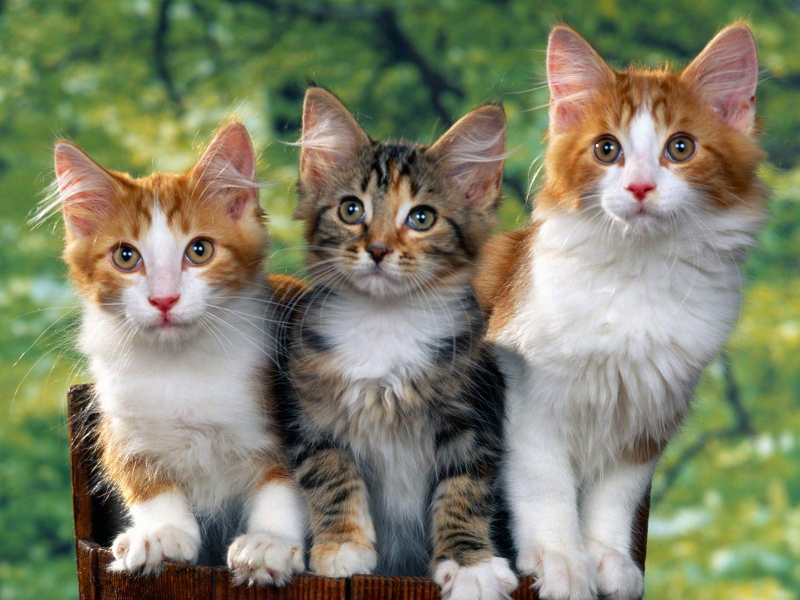
#> input picture img/pic1.jpg, 1600 x 1200 px (shown at 1/2 size)
$ jupyter execute --allow-errors TemaPaic.ipynb
#> lines starting #> are read from the running program, lines starting #| are printed output that depends on the picture; long printed decimals are rounded
# PRELUCRAREA SI ANALIZA IMAGINILOR COLOR- Proiect

## Agloritmul:A neighborhood evaluated adaptive vector filter for suppression of impulse noise in color images

### Citirea si schibarea rezolutiei pozelor:

[cell 1]
from skimage import io,color,util
import matplotlib.pyplot as plt
import numpy as np
from skimage.transform import rescale, resize
import skimage as sk


size = (120, 160)
figs=(40,60)
fig=plt.figure(figsize=figs)
img1 = io.imread('img/pic1.jpg')
#> img1 is the input picture: shape (1200, 1600, 3); mean R, G, B 128.7, 130.7, 105.6
img1 = resize(img1, size).astype(np.float32)*255
#> img1: shape (120, 160, 3) float32

img2 = io.imread('img/pic2.jpg')
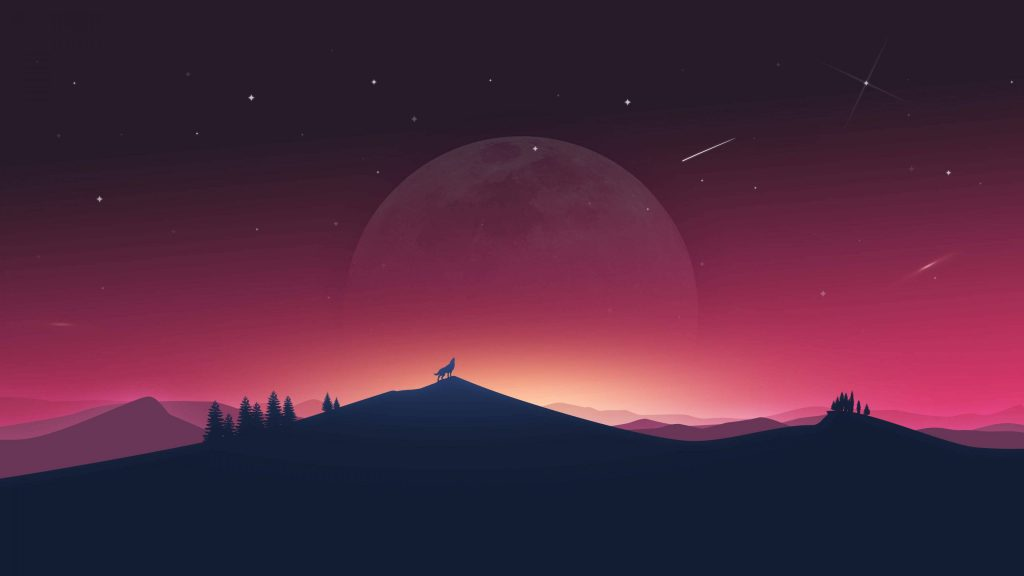
#> input picture img/pic2.jpg, 1024 x 576 px
#> img2 is the input picture: shape (576, 1024, 3); mean R, G, B 78.3, 39.7, 62.2
img2 = resize(img2, size).astype(np.float32)*255
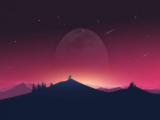
#> img2: shape (120, 160, 3) float32; mean R, G, B 78.3, 39.7, 62.2

img3 = io.imread('img/pic3.jpg')
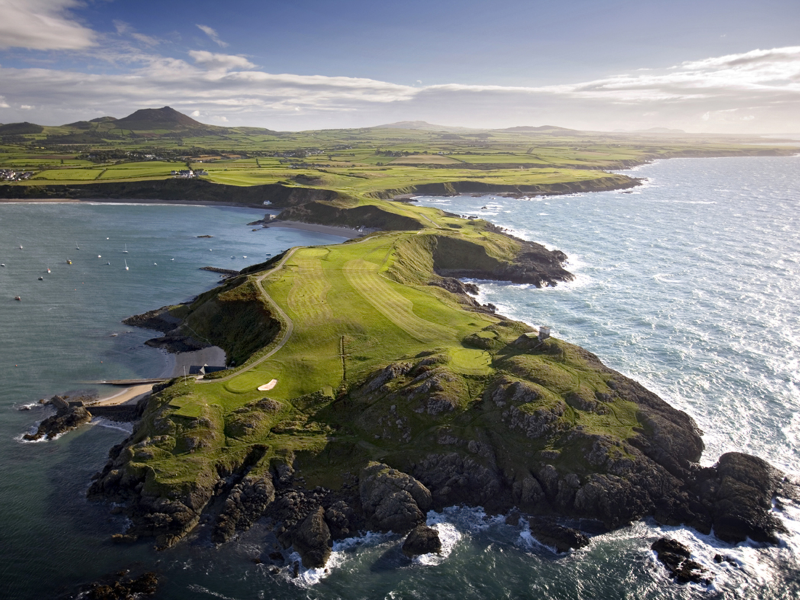
#> input picture img/pic3.jpg, 1600 x 1200 px (shown at 1/2 size)
#> img3 is the input picture: shape (1200, 1600, 3); mean R, G, B 117, 119.1, 116.2
img3 = resize(img3, size).astype(np.float32)*255
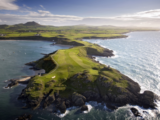
#> img3: shape (120, 160, 3) float32; mean R, G, B 117, 119.1, 116.2

img4 = io.imread('img/pic4.jpg')
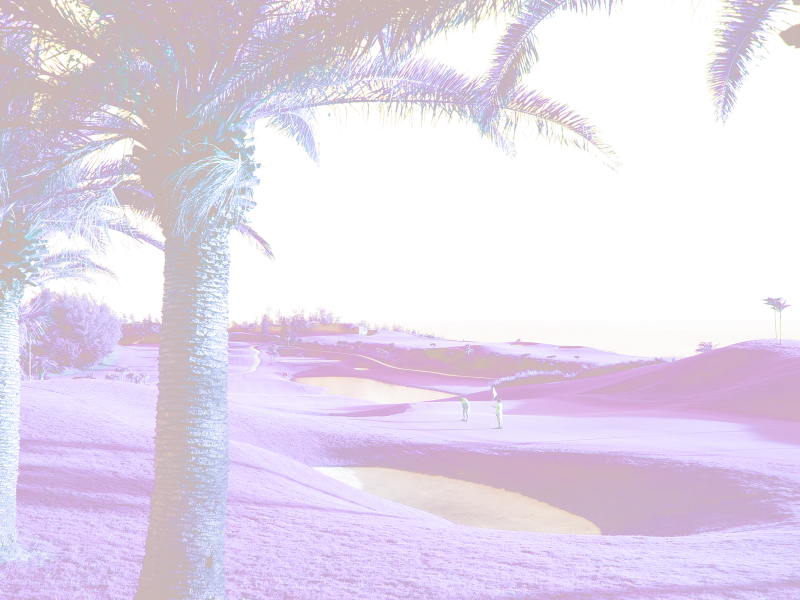
#> input picture img/pic4.jpg, 1600 x 1200 px (shown at 1/2 size)
#> img4 is the input picture: shape (1200, 1600, 4); mean R, G, B, A 133.6, 100.2, 144, 87.6
img4 = resize(img4, size).astype(np.float32)*255
#> img4: shape (120, 160, 4) float32

img5 = io.imread('img/pic5.jpg')
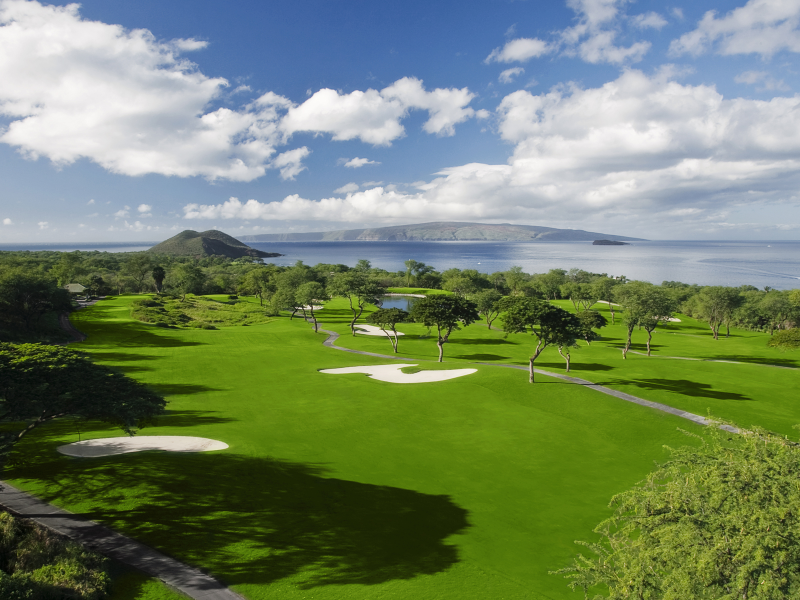
#> input picture img/pic5.jpg, 1600 x 1200 px (shown at 1/2 size)
#> img5 is the input picture: shape (1200, 1600, 3); mean R, G, B 113.9, 131.9, 101.4
img5 = resize(img5, size).astype(np.float32)*255
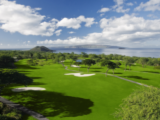
#> img5: shape (120, 160, 3) float32; mean R, G, B 113.9, 131.9, 101.4

img6 = io.imread('img/pic6.jpg')
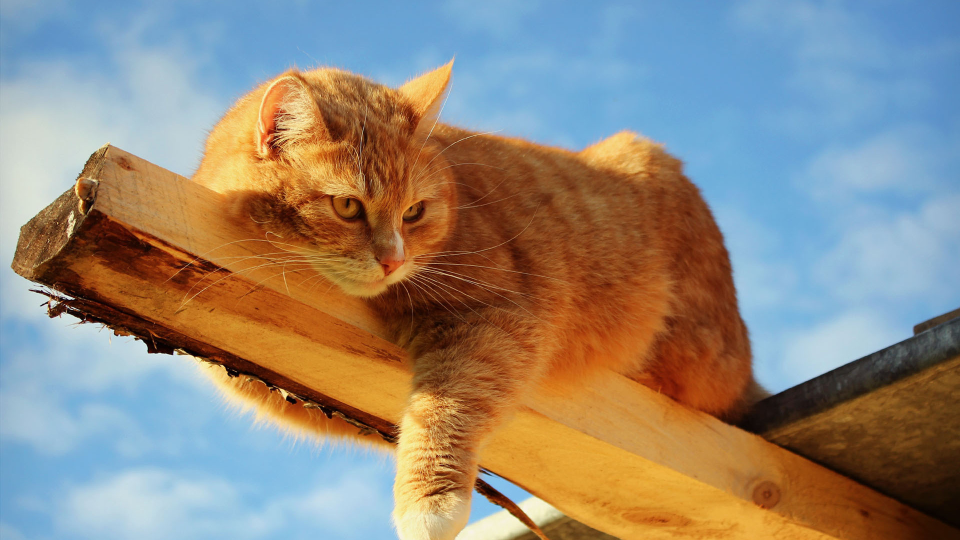
#> input picture img/pic6.jpg, 1920 x 1080 px (shown at 1/2 size)
#> img6 is the input picture: shape (1080, 1920, 3); mean R, G, B 146.6, 136.3, 123.7
img6 = resize(img6, size).astype(np.float32)*255
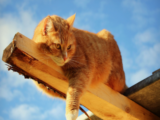
#> img6: shape (120, 160, 3) float32; mean R, G, B 146.6, 136.3, 123.7
print(np.max(img1))
#| 253.879

fig.suptitle('Imagini initiale', fontsize=20)
ax1 = fig.add_subplot(611)
ax2 = fig.add_subplot(612)
ax3 = fig.add_subplot(613)
ax4 = fig.add_subplot(614)
ax5 = fig.add_subplot(615)
ax6 = fig.add_subplot(616)
ax1.title.set_text('Imaginea 1')
ax2.title.set_text('Imaginea 2')
ax3.title.set_text('Imaginea 3')
ax4.title.set_text('Imaginea 4')
ax5.title.set_text('Imaginea 5')
ax6.title.set_text('Imaginea 6')
ax1.imshow(img1.astype(np.uint8))
ax2.imshow(img2.astype(np.uint8))
ax3.imshow(img3.astype(np.uint8))
ax4.imshow(img4.astype(np.uint8))
ax5.imshow(img5.astype(np.uint8))
ax6.imshow(img6.astype(np.uint8))
plt.show()
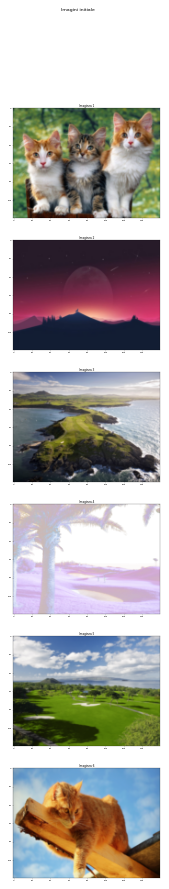
#> figure drawn by matplotlib, 6 panels

### Functiile pentru zgomot Gaussian, respectiv zgomot impulsiv.

[cell 2]
import os
import cv2
def gaussianNoise(image,sigma):
#> called with sigma = 0.1
      row,col,ch= image.shape
#> row = 120; col = 160; ch = 3
      mean = 0
      gauss = np.random.normal(mean,sigma,(row,col,ch))
      gauss = gauss.reshape(row,col,ch)
      noisy = image + gauss
      return noisy

def saltpepper(image,area):
#> called with area = 0.1
      row,col,ch = image.shape
#> row = 120; col = 160; ch = 3
      s_vs_p = 0.5
      amount = area/2
      #half for salt and half for pepper
      out = np.copy(image)
      # Salt mode
      num_salt = np.ceil(amount * image.size * s_vs_p)
#> num_salt = 1440
      coords = [np.random.randint(0, i - 1, int(num_salt))
              for i in image.shape]
      out[coords] = 1

      # Pepper mode
      num_pepper = np.ceil(amount* image.size * (1. - s_vs_p))
      coords = [np.random.randint(0, i - 1, int(num_pepper))
              for i in image.shape]
      out[coords] = 0
      return out

### Adaugarea zgomotului pe imagini

[cell 3]
Lista_imgZgomotGaussian=[]
Lista_imgZgomotImpulsiv=[]

img1ZG=gaussianNoise(img1,0.1)
#> (the rest of this cell did not finish here and is left out)

### Implementarea filtrelor clasice mediere si medie aritmetca

[cell 4]
# [22 lines left out: functions medianFilter, aritmeticFilter, not called in this run]

### Implementarea Neighborhood evaluated adaptive filter (NEAVF)

[cell 5]
import operator
# [6 lines left out: function AVD, not called in this run]
def DALS(V,index):
    F=((1/4)*(V[4][1]-V[0][1])+5)/((1/index)*(V[index][1]-V[0][1])+1)
    return F

# [34 lines left out: function NEAVF, not called in this run]

#> (a cell that did not finish here is left out)

## Functiile utilizate la calculul zgomotului

[cell 7]
# [6 lines left out: function PSNR, not called in this run]

def MAE(imgInit, imgFinal):
    mae = np.sum(np.absolute((imgInit.astype("float") - imgFinal.astype("float"))))
    return mae

## Comparatia rezultatlor celor 3 filtre
### Imaginea 1

[cell 8]
index=0
fig=plt.figure(figsize=figs)
#> (the rest of this cell did not finish here and is left out)

### Imaginea 2

[cell 9]
index=1
fig=plt.figure(figsize=figs)
#> (the rest of this cell did not finish here and is left out)

### Imaginea 3

[cell 10]
index=2
fig=plt.figure(figsize=figs)
#> (the rest of this cell did not finish here and is left out)

### Imaginea 4

[cell 11]
index=3
fig=plt.figure(figsize=figs)
#> (the rest of this cell did not finish here and is left out)

### Imaginea 5

[cell 12]
index=4
fig=plt.figure(figsize=figs)
#> (the rest of this cell did not finish here and is left out)

### Imaginea 6

[cell 13]
index=5
fig=plt.figure(figsize=figs)
#> (the rest of this cell did not finish here and is left out)

[cell 14]
def dist(x,y):
    return np.sqrt((x[0]-y[0])**2 + (x[1]-y[1])**2 +(x[2]-y[2])**2)

import cv2
import numpy as np
img =  cv2.imread('img/pic1.jpg')

A = img [100:103,100:103,:]
#A[1,1,1] = 255
print(A)
#| [[[ 60 124  88]
#|   [ 62 126  90]
#|   [ 64 128  92]]
#|  [[ 56 120  84]
#|   [ 59 123  87]
#|   [ 61 125  89]]
#|  [[ 60 122  86]
#|   [ 63 125  89]
#|   [ 67 129  93]]]
A = A.astype(np.float32)/255
print(A)
#| [[[0.2353 0.4863  0.3451]
#|   [0.2431 0.4941 0.3529 ]
#|   [0.251  0.502  0.3608]]
#|  [[0.2196 0.4706 0.3294]
#|   [0.2314 0.4824 0.3412]
#|   [0.2392 0.4902 0.349]]
#|  [[0.2353 0.4784 0.3373 ]
#|   [0.2471 0.4902 0.349]
#|   [0.2627  0.5059  0.3647 ]]]
D = np.zeros([3,3])

for i in range(3):
    for j in range(3):

        for k in range(3):
            for l in range(3):
                if k==1 and l == 1:
                    continue
                D[i,j] += dist(A[i,j,:],A[k,l,:])
#> after the loop, D = [[0.138, 0.131, 0.182], [0.28, 0.167, 0.125], [0.176, 0.131, 0.251]]

print(D)
#| [[0.1378 0.1308 0.1824]
#|  [0.2804 0.1668 0.1252]
#|  [0.1756 0.1313 0.2508]]
#print(np.sort(D,axis=None))
